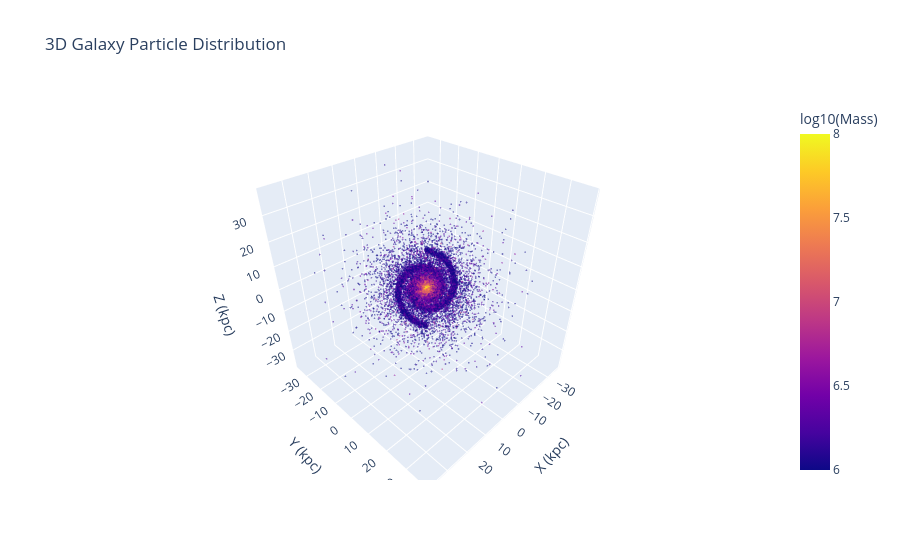

The code cell stored with this chart in its notebook:
### Markdown cell above
---
## Part 2: Visualize the Galaxy

Before doing any calculation it is always good practice to look at your data. The cell below contains complete code to generate an **interactive 3D scatter plot**. Run it as-is — you do not need to modify it unless your variables have different names.

The points are colored by $\log_{10}(m / M_\odot)$. Rotate the plot and take note of the orientation.

### Code cell
import plotly.express as px
import numpy as np

# 1. We calculate the log of the masses for the colors
# This makes it easier to see the difference between 'light' and 'heavy' particles
log_mass = np.log10(masses)

# 2. Create the 3D Scatter Plot
fig = px.scatter_3d(
    x=particles[:, 0],  # All rows, first column (X)
    y=particles[:, 1],  # All rows, second column (Y)
    z=particles[:, 2],  # All rows, third column (Z)
    color=log_mass,     # Color points by their mass
    opacity=0.5,        # Make them a little see-through so we can see the core
    size_max=2,         # Keep the points small so it doesn't look cluttered
    labels={'x': 'X (kpc)', 'y': 'Y (kpc)', 'z': 'Z (kpc)', 'color': 'log10(Mass)'},
    title='3D Galaxy Particle Distribution'
)

# 3. Adjust the marker size and show the plot
fig.update_traces(marker=dict(size=1))
fig.show()

### Figure 1 — Plotly figure (JSON) as saved in the notebook; plotly's stock layout.template omitted (floating-point values rounded to 4 significant figures; data arrays with more than 128 entries replaced by an {"elided": "..."} marker saying what was removed)
{"data": [{"hovertemplate": "X (kpc)=%{x}<br>Y (kpc)=%{y}<br>Z (kpc)=%{z}<br>log10(Mass)=%{marker.color}<extra></extra>", "legendgroup": "", "marker": {"color": {"elided": "23000 float values"}, "coloraxis": "coloraxis", "opacity": 0.5, "size": 1, "symbol": "circle"}, "mode": "markers", "name": "", "scene": "scene", "showlegend": false, "type": "scatter3d", "x": {"elided": "23000 float values"}, "y": {"elided": "23000 float values"}, "z": {"elided": "23000 float values"}}], "layout": {"coloraxis": {"colorbar": {"title": {"text": "log10(Mass)"}}, "colorscale": [[0, "#0d0887"], [0.1111, "#46039f"], [0.2222, "#7201a8"], [0.3333, "#9c179e"], [0.4444, "#bd3786"], [0.5556, "#d8576b"], [0.6667, "#ed7953"], [0.7778, "#fb9f3a"], [0.8889, "#fdca26"], [1, "#f0f921"]]}, "legend": {"tracegroupgap": 0}, "scene": {"domain": {"x": [0, 1], "y": [0, 1]}, "xaxis": {"title": {"text": "X (kpc)"}}, "yaxis": {"title": {"text": "Y (kpc)"}}, "zaxis": {"title": {"text": "Z (kpc)"}}}, "title": {"text": "3D Galaxy Particle Distribution"}}}
